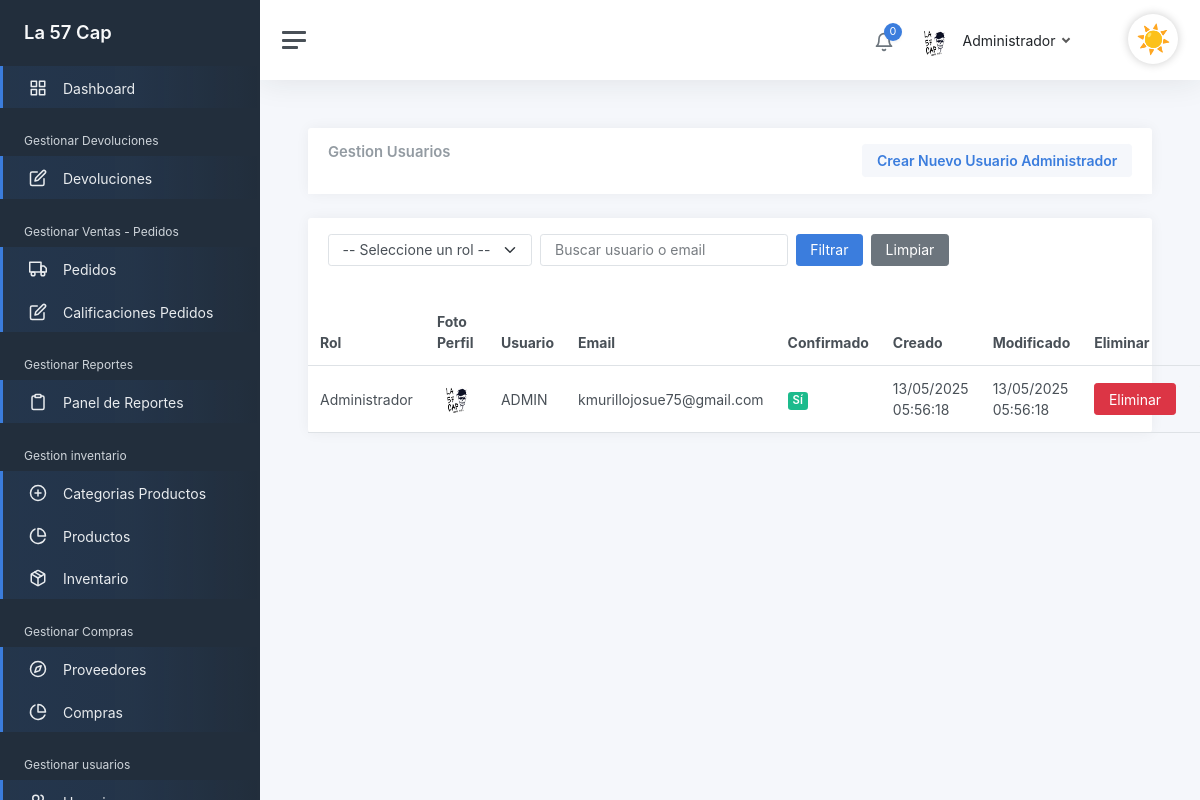
/admin/GestionarUsuario (signed in), run on the app's committed database.
### tables this page shows
CREATE TABLE `usuario`  (
  `idusuario` int(0) NOT NULL AUTO_INCREMENT,
  `id_roles` int(0) NOT NULL,
  `f_perfil` varchar(150) NULL DEFAULT NULL,
  `userName` varchar(45) NOT NULL,
  `password` varchar(100) NOT NULL,
  `email` varchar(30) NOT NULL,
  `confirmado` tinyint(1) NULL DEFAULT NULL,
  `token` varchar(15) NULL DEFAULT NULL,
  `Creado_Fecha` datetime(0) NOT NULL,
  `Cambiado_Fecha` datetime(0) NOT NULL,
  `eliminado` tinyint(0) NULL DEFAULT 0,
  `intentos_fallidos` int(0) NULL DEFAULT 0,
  PRIMARY KEY (`idusuario`) USING BTREE,
  INDEX `usuario_roles_idx`(`id_roles`) USING BTREE,
  CONSTRAINT `usuario_roles` FOREIGN KEY (`id_roles`) REFERENCES `roles` (`idroles`) ON DELETE RESTRICT ON UPDATE RESTRICT
);

### views/Admin/users/GestionUsuario.php (the view, shortened to what the rows shown need)
<div class="card">
    <div class="card-header">
        <div class="row">
            <div class="col mt-0">
                <h2 class="card-title">Gestion Usuarios</h2>
            </div>
        </div>
    </div>
</div>
<div class="card">
    <div class="col-12 col-lg-12 col-xl-12">
        <table class="table table-hover my-0">
            <thead>
                <tr>
                    <th>Rol</th>
                    <th>Foto Perfil</th>
                    <th>Usuario</th>
                    <th>Email</th>
                    <th>Confirmado</th>
                    <th>Creado</th>
                    <th>Modificado</th>
                    <th>Eliminar</th>
                    <th>Actualizar</th>
                </tr>
            </thead>
            <tbody>
                <?php foreach ($usuarios as $usuario): ?>
                    <tr>
                        <td>
                            <?php
                            $roles = [
                                '1' => 'Administrador',
                                '2' => 'Vendedor',
                                '3' => 'Repartidor',
                                '4' => 'Cliente'
                            ];
                            echo $roles[$usuario->id_roles] ?? 'Desconocido';
                            ?>
                        </td>
                        <td>
                            <img src="/img/users/<?php echo $usuario->f_perfil; ?>" alt="Perfil" width="40" height="40"
                                style="border-radius: 50%;">
                        </td>
                        <td><?php echo $usuario->userName; ?></td>
                        <td><?php echo $usuario->email; ?></td>
                        <td>
                            <?php
                            $estado = $usuario->confirmado == "1" ? "Sí" : "No";
                            $color = $usuario->confirmado == "1" ? "success" : "secondary";
                            ?>
                            <span class="badge bg-<?php echo $color; ?>"><?php echo $estado; ?></span>
                        </td>
                        <td><?php echo date('d/m/Y H:i:s', strtotime($usuario->Creado_Fecha)); ?></td>
                        <td><?php echo date('d/m/Y H:i:s', strtotime($usuario->Cambiado_Fecha)); ?></td>
                        <td>
                            <form action="/admin/EliminarUsuario" method="post" class="w-100">
                                <input type="submit" class="btn btn-danger" value="Eliminar">
                            </form>
                        </td>
                        <td>
                        </td>
                    </tr>
                <?php endforeach; ?>
            </tbody>
        </table>
    </div>
</div>

### data on the page
usuario: id_roles "Administrador", f_perfil (picture), userName "ADMIN", email "kmurillojosue75@gmail.com", confirmado "Sí", Creado_Fecha "13/05/2025 05:56:18", Cambiado_Fecha "13/05/2025 05:56:18"

### other printed values
count(Notificacion::obtenerPorUsuario($_SESSION['id'])) "0"
$nombreUsuario "Administrador"
